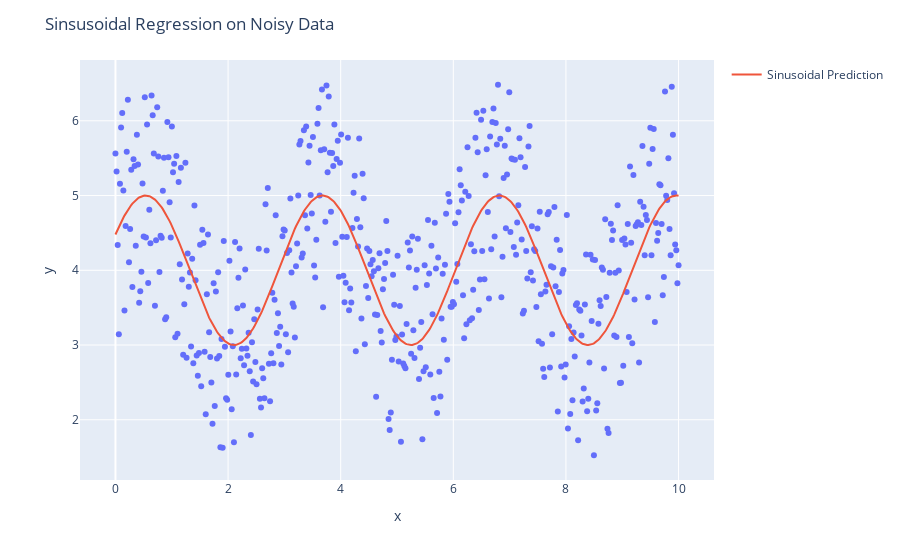

The code cell stored with this chart in its notebook:
### Code cell
fig = px.scatter(x=tt, y=yynoise)
fig.add_scatter(x=tt, y=yy, name="Sinusoidal Prediction")
fig.update_layout(title="Sinsusoidal Regression on Noisy Data")
fig.show()

### Figure 1 — Plotly figure (JSON) as saved in the notebook; plotly's stock layout.template omitted (floating-point values rounded to 4 significant figures; data arrays with more than 128 entries replaced by an {"elided": "..."} marker saying what was removed)
{"data": [{"hovertemplate": "x=%{x}<br>y=%{y}<extra></extra>", "legendgroup": "", "marker": {"color": "#636efa", "symbol": "circle"}, "mode": "markers", "name": "", "orientation": "v", "showlegend": false, "type": "scatter", "x": {"elided": "500 float values"}, "xaxis": "x", "y": {"elided": "500 float values"}, "yaxis": "y"}, {"name": "Sinusoidal Prediction", "type": "scatter", "x": {"elided": "500 float values"}, "y": {"elided": "500 float values"}}], "layout": {"legend": {"tracegroupgap": 0}, "margin": {"t": 60}, "title": {"text": "Sinsusoidal Regression on Noisy Data"}, "xaxis": {"anchor": "y", "domain": [0, 1], "title": {"text": "x"}}, "yaxis": {"anchor": "x", "domain": [0, 1], "title": {"text": "y"}}}}
